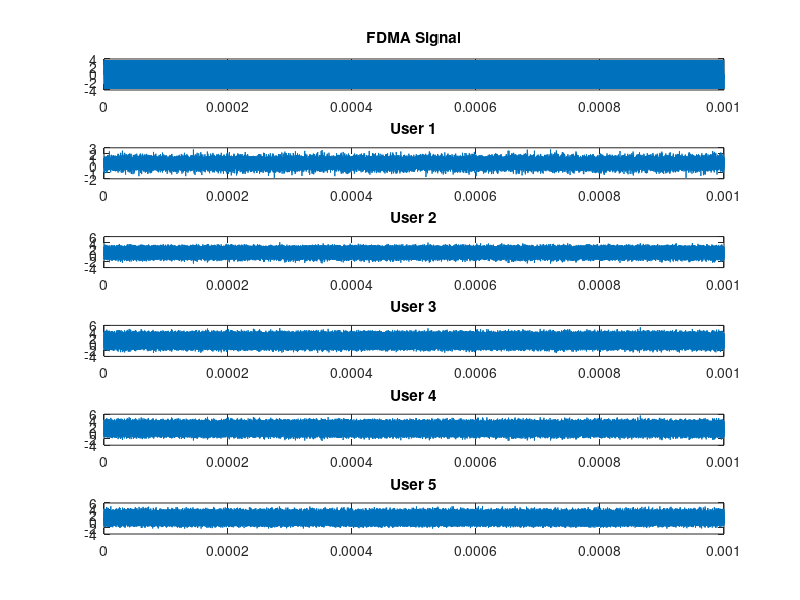

MATLAB code for this plot:
clc; clear; close all

BW=10e6; U=5; Fc=1e6; Fs=100e6;
t=0:1/Fs:1e-3; bw=BW/U;

for i=1:U
    sig(i,:)=sin(2*pi*(Fc+(i-1)*bw)*t);
end

fdma=sum(sig);
rx=awgn(fdma,10,'measured');

figure
subplot(U+1,1,1)
plot(t,fdma)
title('FDMA Signal')

for i=1:U
    subplot(U+1,1,i+1)
    plot(t,rx.*sin(2*pi*(Fc+(i-1)*bw)*t))
    title(['User ' num2str(i)])
end
